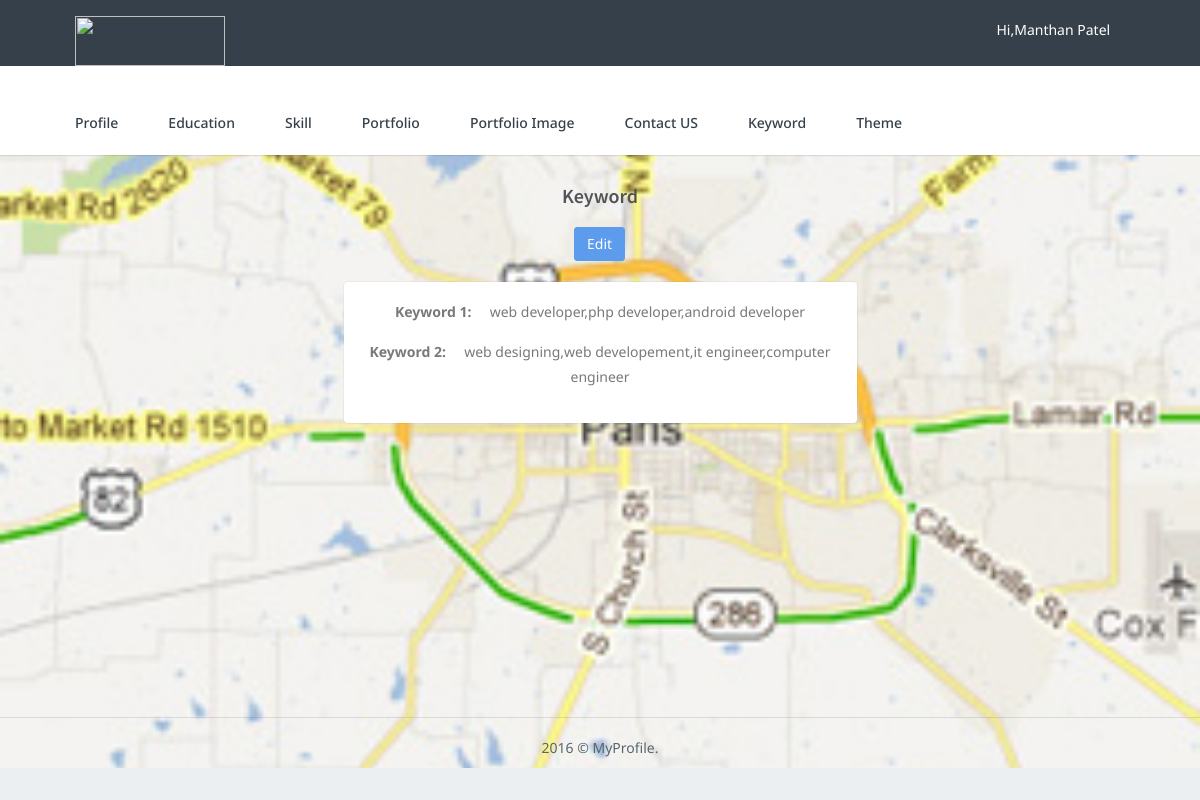
The page /mp_subadmin/keyword/mp_keyword_display.php (signed in) on the database its author committed.
### tables this page shows
CREATE TABLE IF NOT EXISTS `mp_keyword` (
  `keyword_id` int(100) NOT NULL AUTO_INCREMENT,
  `keyword1` varchar(100) NOT NULL,
  `keyword2` varchar(100) NOT NULL,
  `employee_id` int(100) NOT NULL,
  PRIMARY KEY (`keyword_id`)
);

### mp_subadmin/keyword/mp_keyword_display.php (the view, shortened to what this page needs)
<?php
include('../mp_connect.php');
if(!isset($_SESSION['employee_id']))
{
		header("location:../../mp_user/mp_user_registration/index.php");
}
else
{
$employeeid=$_SESSION['employee_id'];
}
$query="select * from mp_keyword where employee_id='$employeeid'";
$data=mysqli_query($con,$query);
$row=mysqli_fetch_array($data);
?>
<?php
include ("../include/header.php");
include ("../include/menu.php");
?>
        <div class="wrapper">
            <div class="container">
               <div class="row" style="margin-bottom:20px; margin-top:30px;">
                    <div class="col-sm-12">
                        <h4 class="page-title" style="text-align:center;">Keyword</h4>
					</div>
				</div>
				<div class="row" style="margin-bottom:20px;">
						<center><a href="mp_keyword_update.php?id=<?php echo $row['keyword_id']; ?>" style="color: white;">
										<button class="btn btn-primary waves-effect waves-light" type="submit" name="addimage" value="submit">
                                        Edit
									</a>	</button>
						</center>
				</div>
			       <div class="row">
					<div class="col-sm-3">
					</div>
				<div class="col-sm-6">
					<div class="">
                        <div class="card-box">
								<div class="row">
                                    <form role="form" enctype="multipart/form-data" method="post">
										<div class="col-sm-12">
											<div class="form-group">
                                           <center> <label>Keyword 1:&nbsp&nbsp&nbsp&nbsp</label>
                                            <?php echo $row['keyword1']; ?></center>
											</div>
                                        </div>
										<div class="col-sm-12">
											<div class="form-group">
                                           <center> <label>Keyword 2:&nbsp&nbsp&nbsp&nbsp</label>
                                            <?php echo $row['keyword2']; ?></center>
											</div>
                                        </div>
										<div class="col-sm-12">
										</div>
                                    </form>
								</div>
						</div>
						<div class="col-sm-3">
						</div>
					</div>
                </div>
			</div>
                <footer class="footer text-right">
                    <div class="container">
                        <div class="row">
                            <div class="col-xs-12" style="text-align:center;">
                                2016 © MyProfile.
                            </div>
                        </div>
                    </div>
                </footer>
            </div>
        </div>
    </body>
</html>

### mp_subadmin/assets/css/core.css (style rules this page uses)
body { background:url("./image/map.jpg") no-repeat center top; background-size: cover; min-height: 620px; font-family: 'Noto Sans', 'Helvetica Neue', Helvetica, Arial, sans-serif; margin: 0; padding-bottom: 65px; overflow-x: hidden; color: #797979; }
html { position: relative; min-height: 100%; background: #ebeff2; margin-top: -22px; }
h1, h2, h3, h4, h5, h6 { color: #505458; font-family: "Source Sans Pro", "Helvetica Neue", Helvetica, Arial, sans-serif; margin: 10px 0; }
h4 { line-height: 22px; }
* { outline: none !important; }
.container { width: 90%; }
.wrapper { margin-top: 170px; }
.page-title { font-size: 20px; font-weight: 600; margin-bottom: 0px; margin-top: 7px; }
.card-box { padding: 20px; border: 1px solid rgba(54, 64, 74, 0.05); -webkit-border-radius: 5px; border-radius: 5px; -moz-border-radius: 5px; background-clip: padding-box; margin-bottom: 20px; background-color: #ffffff; }
.row { margin-right: -10px; margin-left: -10px; }
.col-lg-1, .col-lg-10, .col-lg-11, .col-lg-12, .col-lg-2, .col-lg-3, .col-lg-4, .col-lg-5, .col-lg-6, .col-lg-7, .col-lg-8, .col-lg-9, .col-md-1, .col-md-10, .col-md-11, .col-md-12, .col-md-2, .col-md-3, .col-md-4, .col-md-5, .col-md-6, .col-md-7, .col-md-8, .col-md-9, .col-sm-1, .col-sm-10, .col-sm-11, .col-sm-12, .col-sm-2, .col-sm-3, .col-sm-4, .col-sm-5, .col-sm-6, .col-sm-7, .col-sm-8, .col-sm-9, .col-xs-1, .col-xs-10, .col-xs-11, .col-xs-12, .col-xs-2, .col-xs-3, .col-xs-4, .col-xs-5, .col-xs-6, .col-xs-7, .col-xs-8, .col-xs-9 { padding-left: 10px; padding-right: 10px; }
.waves-effect { position: relative; cursor: pointer; display: inline-block; overflow: hidden; -webkit-user-select: none; -moz-user-select: none; -ms-user-select: none; user-select: none; -webkit-tap-highlight-color: transparent; vertical-align: middle; z-index: 1; will-change: opacity, transform; -webkit-transition: all 0.3s ease-out; -moz-transition: all 0.3s ease-out; -o-transition: all 0.3s ease-out; -ms-transition: all 0.3s ease-out; transition: all 0.3s ease-out; }

### mp_subadmin/assets/css/components.css (style rules this page uses)
.btn { border-radius: 3px; outline: none !important; }
.btn-primary, .btn-success, .btn-default, .btn-info, .btn-warning, .btn-danger, .btn-inverse, .btn-purple, .btn-pink { color: #ffffff !important; }
.btn-primary, .btn-primary:hover, .btn-primary:focus, .btn-primary:active, .btn-primary.active, .btn-primary.focus, .btn-primary:active, .btn-primary:focus, .btn-primary:hover, .open > .dropdown-toggle.btn-primary { background-color: #5d9cec !important; border: 1px solid #5d9cec !important; }

### mp_subadmin/assets/css/menu.css (style rules this page uses)
.footer { border-top: 1px solid rgba(0, 0, 0, 0.1); bottom: 0px; color: #58666e; text-align: left !important; padding: 20px 0px; position: absolute; right: 0px; left: 0px; }

### rows shown on the page
mp_keyword: keyword1 "web developer,php developer,android developer", keyword2 "web designing,web developement,it engineer,computer engineer"

### other values the page prints
$fname "Manthan"
$lname "Patel"
